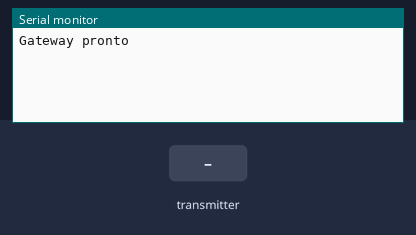
The sketch below on a simulated ESP32. Shown: the last lines printed to the serial monitor. The test bench sets the inputs (shaded band).

Above: at 1.2 s.
1.3 s: the transmitter starts sending numero = 0
At 1.66 s:
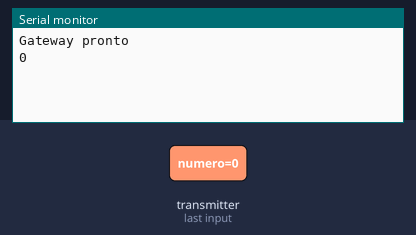
3.3 s: the transmitter starts sending numero = 1024
At 3.66 s:
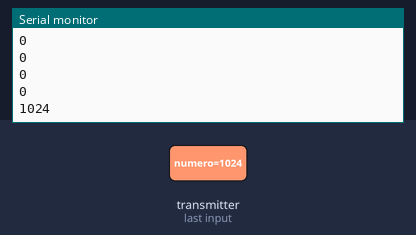

The sketch:

gateway.ino
```cpp
#include <WiFi.h>
#include <esp_now.h>

typedef struct {
  int numero;
} Telemetria;

Telemetria dadosRecebidos;

void onReceive(
    const esp_now_recv_info_t *info,
    const uint8_t *incomingData,
    int len)
{
  memcpy(
      &dadosRecebidos,
      incomingData,
      sizeof(dadosRecebidos));

  Serial.println(dadosRecebidos.numero);
}

void setup() {

  Serial.begin(115200);

  WiFi.mode(WIFI_STA);

  if (esp_now_init() != ESP_OK) {
    Serial.println("Erro ESP-NOW");
    return;
  }

  esp_now_register_recv_cb(onReceive);

  Serial.println("Gateway pronto");
}

void loop() {
}
```

Measured:
- after the input at 1.3 s, the serial monitor: prints a new line after 0.05 s (image 1)
- after the input at 3.3 s, the serial monitor: prints a new line after 0.05 s (image 2)
